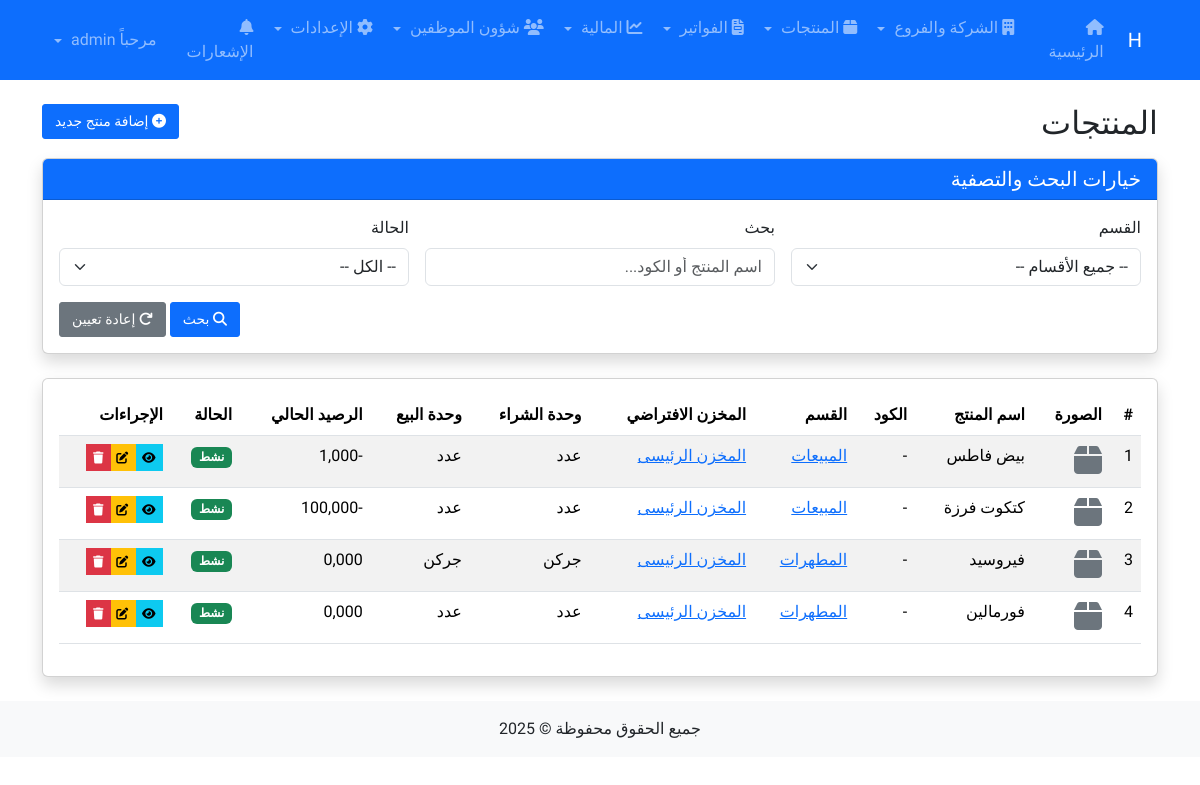
The page /products/products/ (signed in) on the database its author committed.
### products/models.py (models this page shows, shortened)
class Product(models.Model):
    name = models.CharField(_("اسم المنتج"), max_length=255)
    code = models.CharField(_("كود المنتج"), max_length=50, blank=True, null=True)
    barcode = models.CharField(_("الباركود"), max_length=50, blank=True, null=True)
    category = models.ForeignKey(Category, on_delete=models.SET_NULL, blank=True, null=True,
                               related_name='products', verbose_name=_("القسم"))
    default_store = models.ForeignKey(Store, on_delete=models.SET_NULL, blank=True, null=True,
                                    related_name='default_products', verbose_name=_("المخزن الافتراضي"))
    initial_balance = models.DecimalField(_("الرصيد الافتتاحي"), max_digits=15, decimal_places=3, default=0)
    current_balance = models.DecimalField(_("الرصيد الحالي"), max_digits=15, decimal_places=3, default=0)
    image = models.ImageField(_("صورة المنتج"), upload_to='product_images/', blank=True, null=True)
    description = models.TextField(_("الوصف"), blank=True, null=True)
    is_active = models.BooleanField(_("نشط"), default=True)
    class Meta:
        verbose_name = _("منتج")
        verbose_name_plural = _("المنتجات")

class Category(models.Model):
    name = models.CharField(_("اسم القسم"), max_length=255)
    parent = models.ForeignKey('self', on_delete=models.CASCADE, blank=True, null=True,
                             related_name='children', verbose_name=_("القسم الأب"))
    description = models.TextField(_("الوصف"), blank=True, null=True)
    class Meta:
        verbose_name = _("قسم")
        verbose_name_plural = _("الأقسام")

class ProductUnit(models.Model):
    product = models.ForeignKey(Product, on_delete=models.CASCADE, related_name='units', verbose_name=_("المنتج"))
    unit = models.ForeignKey(Unit, on_delete=models.CASCADE, related_name='product_units', verbose_name=_("الوحدة"))
    conversion_factor = models.DecimalField(_("معامل التحويل"), max_digits=10, decimal_places=3, default=1)
    purchase_price = models.DecimalField(_("سعر الشراء"), max_digits=15, decimal_places=2, default=0)
    selling_price = models.DecimalField(_("سعر البيع"), max_digits=15, decimal_places=2, default=0)
    barcode = models.CharField(_("باركود الوحدة"), max_length=50, blank=True, null=True)
    is_default_purchase = models.BooleanField(_("وحدة الشراء الافتراضية"), default=False)
    is_default_sale = models.BooleanField(_("وحدة البيع الافتراضية"), default=False)
    class Meta:
        verbose_name = _("وحدة المنتج")
        verbose_name_plural = _("وحدات المنتجات")
        unique_together = [['product', 'unit']]

class Unit(models.Model):
    name = models.CharField(_("اسم الوحدة"), max_length=255)
    symbol = models.CharField(_("الرمز"), max_length=10)
    class Meta:
        verbose_name = _("وحدة")
        verbose_name_plural = _("وحدات القياس")

### core/models.py (models this page shows, shortened)
class Store(models.Model):
    branch = models.ForeignKey(Branch, on_delete=models.CASCADE, related_name='stores', verbose_name=_("الفرع"))
    name = models.CharField(_("اسم المخزن"), max_length=255)
    address = models.TextField(_("العنوان"), blank=True, null=True)
    keeper = models.CharField(_("أمين المخزن"), max_length=255, blank=True, null=True)
    notes = models.TextField(_("ملاحظات"), blank=True, null=True)
    class Meta:
        verbose_name = _("مخزن")
        verbose_name_plural = _("المخازن")

### products/views.py (the view)
# urls.py: path('products/', views.product_list, name='product_list'),
@login_required
def product_list(request):
    products = Product.objects.all().prefetch_related('units', 'units__unit')
    for product in products:
        default_purchase_unit = product.units.filter(is_default_purchase=True).first()
        default_sale_unit = product.units.filter(is_default_sale=True).first()
        product.default_purchase_unit = default_purchase_unit
        product.default_sale_unit = default_sale_unit
    return render(request, 'products/product/list.html', {'products': products})

### users/context_processors.py (called while the page is built)
def notifications(request):
    context_data = {
        'unread_notifications_count': 0
    }
    if request.user.is_authenticated:
        context_data['unread_notifications_count'] = get_unread_notifications_count(request.user)
    return context_data

### users/utils.py (called while the page is built)
def get_unread_notifications_count(user):
    return UserNotification.objects.filter(recipient=user, is_read=False).count()

### templates/products/product/list.html (shortened to what this page needs)
{% extends 'base.html' %}
{% block content %}
<div class="row mb-3">
    <div class="col-md-8">
        <h2 class="mb-0">المنتجات</h2>
    </div>
    <div class="col-md-4 text-end">
        <a href="{% url 'product_add' %}" class="btn btn-primary">
            <i class="fas fa-plus-circle"></i> إضافة منتج جديد
        </a>
    </div>
</div>
<div class="card shadow mb-4">
    <div class="card-header bg-primary text-white">
        <h5 class="card-title mb-0">خيارات البحث والتصفية</h5>
    </div>
    <div class="card-body">
        <form method="get" class="row g-3">
            <div class="col-md-4">
                <label for="category" class="form-label">القسم</label>
                <select name="category" id="category" class="form-select">
                    <option value="">-- جميع الأقسام --</option>
                </select>
            </div>
            <div class="col-md-4">
                <label for="search" class="form-label">بحث</label>
                <input type="text" name="search" id="search" class="form-control" placeholder="اسم المنتج أو الكود..." value="{{ search_query|default:'' }}">
            </div>
            <div class="col-md-4">
                <label for="status" class="form-label">الحالة</label>
                <select name="status" id="status" class="form-select">
                    <option value="">-- الكل --</option>
                </select>
            </div>
            <div class="col-12 text-end">
                <button type="submit" class="btn btn-primary">
                    <i class="fas fa-search"></i> بحث
                </button>
                <a href="{% url 'product_list' %}" class="btn btn-secondary">
                    <i class="fas fa-redo"></i> إعادة تعيين
                </a>
            </div>
        </form>
    </div>
</div>
<div class="card shadow">
    <div class="card-body">
        {% if products %}
            <div class="table-responsive">
                <table class="table table-striped table-hover">
                    <thead>
                        <tr>
                            <th>#</th>
                            <th>الصورة</th>
                            <th>اسم المنتج</th>
                            <th>الكود</th>
                            <th>القسم</th>
                            <th>المخزن الافتراضي</th>
                            <th>وحدة الشراء</th>
                            <th>وحدة البيع</th>
                            <th>الرصيد الحالي</th>
                            <th>الحالة</th>
                            <th>الإجراءات</th>
                        </tr>
                    </thead>
                    <tbody>
                        {% for product in products %}
                            <tr>
                                <td>{{ forloop.counter }}</td>
                                <td>
                                    {% if product.image %}
                                        <img src="{{ product.image.url }}" alt="{{ product.name }}" class="img-thumbnail" style="max-width: 50px;">
                                    {% else %}
                                        <i class="fas fa-box fa-2x text-secondary"></i>
                                    {% endif %}
                                </td>
                                <td>{{ product.name }}</td>
                                <td>{{ product.code|default:"-" }}</td>
                                <td>
                                    {% if product.category %}
                                        <a href="{% url 'category_detail' product.category.pk %}">{{ product.category.name }}</a>
                                    {% else %}
                                        -
                                    {% endif %}
                                </td>
                                <td>
                                    {% if product.default_store %}
                                        <a href="{% url 'store_detail' product.default_store.pk %}">{{ product.default_store.name }}</a>
                                    {% else %}
                                        -
                                    {% endif %}
                                </td>
                                <td>
                                    {% if product.default_purchase_unit %}
                                        {{ product.default_purchase_unit.unit.name }}
                                    {% else %}
                                        <span class="text-danger">غير محدد</span>
                                    {% endif %}
                                </td>
                                <td>
                                    {% if product.default_sale_unit %}
                                        {{ product.default_sale_unit.unit.name }}
                                    {% else %}
                                        <span class="text-danger">غير محدد</span>
                                    {% endif %}
                                </td>
                                <td>{{ product.current_balance }}</td>
                                <td>
                                    {% if product.is_active %}
                                        <span class="badge bg-success">نشط</span>
                                    {% else %}
                                        <span class="badge bg-danger">غير نشط</span>
                                    {% endif %}
                                </td>
                                <td>
                                    <div class="btn-group">
                                        <a href="{% url 'product_detail' product.pk %}" class="btn btn-sm btn-info">
                                            <i class="fas fa-eye"></i>
                                        </a>
                                        <a href="{% url 'product_edit' product.pk %}" class="btn btn-sm btn-warning">
                                            <i class="fas fa-edit"></i>
                                        </a>
                                        <a href="{% url 'product_delete' product.pk %}" class="btn btn-sm btn-danger">
                                            <i class="fas fa-trash"></i>
                                        </a>
                                    </div>
                                </td>
                            </tr>
                        {% endfor %}
                    </tbody>
                </table>
            </div>
        {% else %}
            <div class="alert alert-info">
                لا توجد منتجات مسجلة حتى الآن. <a href="{% url 'product_add' %}">أضف منتج جديد</a>
            </div>
        {% endif %}
    </div>
</div>
{% endblock %}

### templates/base.html (shortened to what this page needs)
{% load static %}
<!DOCTYPE html>
<html lang="ar" dir="rtl">
<head>
    <link href="https://cdn.jsdelivr.net/npm/bootstrap@5.3.2/dist/css/bootstrap.min.css" rel="stylesheet">
    <link rel="stylesheet" href="https://cdn.jsdelivr.net/npm/bootstrap@5.3.2/dist/css/bootstrap.rtl.min.css">
    <link rel="stylesheet" href="https://cdnjs.cloudflare.com/ajax/libs/font-awesome/6.5.1/css/all.min.css">
</head>
<body>
    <nav class="navbar navbar-expand-lg navbar-dark bg-primary mb-4">
        <div class="container">
            <a class="navbar-brand" href="{% url 'home' %}">H</a>
            <div class="collapse navbar-collapse" id="navbarNav">
                <ul class="navbar-nav me-auto">
                    <li class="nav-item">
                        <a class="nav-link {% if request.path == '/' %}active{% endif %}" href="{% url 'home' %}"><i class="fas fa-home"></i> الرئيسية</a>
                    </li>
                        <li class="nav-item dropdown">
                            <a class="nav-link dropdown-toggle" href="#" id="companyDropdown" role="button" data-bs-toggle="dropdown" aria-expanded="false">
                                <i class="fas fa-building"></i> الشركة والفروع
                            </a>
                        </li>
                        <li class="nav-item dropdown">
                            <a class="nav-link dropdown-toggle" href="#" id="productsDropdown" role="button" data-bs-toggle="dropdown" aria-expanded="false">
                                <i class="fas fa-box"></i> المنتجات
                            </a>
                        </li>
                        <li class="nav-item dropdown">
                            <a class="nav-link dropdown-toggle" href="#" id="invoicesDropdown" role="button" data-bs-toggle="dropdown" aria-expanded="false">
                                <i class="fas fa-file-invoice"></i> الفواتير
                            </a>
                        </li>
                        <li class="nav-item dropdown">
                            <a class="nav-link dropdown-toggle" href="#" id="financeDropdown" role="button" data-bs-toggle="dropdown" aria-expanded="false">
                                <i class="fas fa-chart-line"></i> المالية
                            </a>
                        </li>
                        <li class="nav-item dropdown">
                            <a class="nav-link dropdown-toggle" href="#" id="employeesDropdown" role="button" data-bs-toggle="dropdown" aria-expanded="false">
                                <i class="fas fa-users"></i> شؤون الموظفين
                            </a>
                        </li>
                        {% if user.is_authenticated %}
                        <li class="nav-item dropdown">
                            <a class="nav-link dropdown-toggle" href="#" id="settingsDropdown" role="button" data-bs-toggle="dropdown" aria-expanded="false">
                                <i class="fas fa-cog"></i> الإعدادات
                            </a>
                        </li>
                        <li class="nav-item">
                            <a class="nav-link position-relative {% if 'notifications' in request.path %}active{% endif %}" href="{% url 'notifications' %}">
                                <i class="fas fa-bell"></i> الإشعارات
                            </a>
                        </li>
                    {% endif %}
                </ul>
                <ul class="navbar-nav">
                    {% if user.is_authenticated %}
                        <li class="nav-item dropdown">
                            <a class="nav-link dropdown-toggle" href="#" id="userDropdown" role="button" data-bs-toggle="dropdown" aria-expanded="false">
                                مرحباً {{ user.username }}
                            </a>
                        </li>
                    {% endif %}
                </ul>
            </div>
        </div>
    </nav>
    <div class="container">
        {% block content %}{% endblock %}
    </div>
    <footer class="bg-light py-3 mt-4">
        <div class="container text-center">
            <p class="mb-0">جميع الحقوق محفوظة &copy; {% now "Y" %}</p>
        </div>
    </footer>
</body>
</html>

### templates/base.html (style rules this page uses)
body { font-family: 'Tajawal', sans-serif; }
.card { transition: transform 0.3s; }
.nav-link.dropdown-toggle::after { margin-right: 5px; vertical-align: middle; }
.btn { padding: 0.375rem 0.75rem; font-size: 0.875rem; border-radius: 3px; box-shadow: none; transition: all 0.2s; }
.btn-sm { padding: 0.25rem 0.5rem; font-size: 0.75rem; }
.table .btn { padding: 0.2rem 0.4rem; font-size: 0.75rem; }

### rows shown on the page
Product: name "بيض فاطس", code "-", category.name "المبيعات", default_store.name "المخزن الرئيسى", default_purchase_unit.unit.name "عدد", default_sale_unit.unit.name "عدد", current_balance "-1,000", is_active "نشط"
Product: name "كتكوت فرزة", code "-", category.name "المبيعات", default_store.name "المخزن الرئيسى", default_purchase_unit.unit.name "عدد", default_sale_unit.unit.name "عدد", current_balance "-100,000", is_active "نشط"
Product: name "فيروسيد", code "-", category.name "المطهرات", default_store.name "المخزن الرئيسى", default_purchase_unit.unit.name "جركن", default_sale_unit.unit.name "جركن", current_balance "0,000", is_active "نشط"
Product: name "فورمالين", code "-", category.name "المطهرات", default_store.name "المخزن الرئيسى", default_purchase_unit.unit.name "عدد", default_sale_unit.unit.name "عدد", current_balance "0,000", is_active "نشط"
